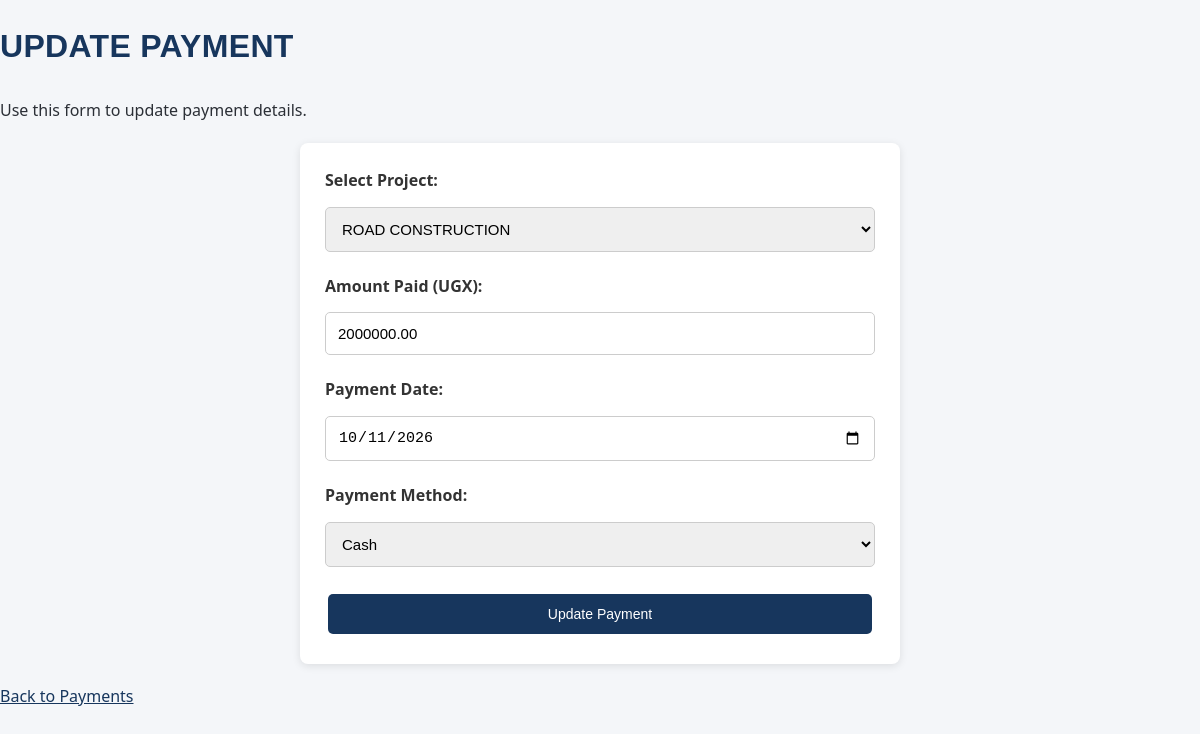
The app's page /payments/update/2/ with its own data.
### myapp/models.py (models this page shows, shortened)
class payments(models.Model):
    Project = models.ForeignKey(
        projects,
        on_delete=models.CASCADE
    )
    AmountPaid = models.DecimalField(max_digits=15, decimal_places=2)
    PaymentDate = models.DateField()
    PaymentMethod = models.CharField(max_length=50)

class projects(models.Model):
    ProjectName = models.CharField(max_length=150)
    Location = models.CharField(max_length=150)
    Budget = models.DecimalField(max_digits=15, decimal_places=2)
    Status = models.CharField(max_length=50)
    Client = models.ForeignKey(
        clients,
        on_delete=models.CASCADE
    )

### myapp/views.py (the view, shortened to what this page needs)
# urls.py: path('payments/update/<int:id>/', views.update_payment, name='update_payment'),
def update_payment(request, id):
    payment = get_object_or_404(payments, id=id)
    all_projects = projects.objects.all()
    return render(request, 'update_payments.html', {
        'payment': payment,
        'projects': all_projects
    })

### myapp/templates/update_payments.html (shortened to what this page needs)
<!DOCTYPE html>
<html lang="en">
<head>
    {% load static %}
    <link rel="stylesheet" href="{% static 'style.css' %}">
</head>
<body>
    <h1>UPDATE PAYMENT</h1>
    <p>Use this form to update payment details.</p>
    <form method="POST">
        <label for="project">Select Project:</label>
        <select id="project" name="Project" required>
            {% for project in projects %}
                <option value="{{ project.id }}"
                    {% if payment.Project_id == project.id %}selected{% endif %}>
                    {{ project.ProjectName }}
                </option>
            {% endfor %}
        </select>
        <label for="amount">Amount Paid (UGX):</label>
        <input type="number" id="amount" name="AmountPaid"
               value="{{ payment.AmountPaid }}"
               min="0" step="0.01" required>
        <label for="date">Payment Date:</label>
        <input type="date" id="date" name="PaymentDate"
               value="{{ payment.PaymentDate|date:'Y-m-d' }}" required>
        <label for="method">Payment Method:</label>
        <select id="method" name="PaymentMethod" required>
            <option value="Cash" {% if payment.PaymentMethod == "Cash" %}selected{% endif %}>Cash</option>
        </select>
        <button type="submit">Update Payment</button>
    </form>
    <p>
        <a href="{% url 'payments' %}">Back to Payments</a>
    </p>
</body>
</html>

### myapp/static/style.css (style rules this page uses)
:root { --navy: #17365d; --navy-dark: #0f2542; --blue: #245a91; --safety: #f4c542; --paper: #f4f6f9; --ink: #2b2f36; --font-body: "Barlow", "Segoe UI", Arial, sans-serif; --font-display: "Barlow Condensed", "Arial Narrow", Arial, sans-serif; }
* { box-sizing: border-box; }
body { font-family: var(--font-body); background-color: var(--paper); color: var(--ink); margin: 0; padding: 0; line-height: 1.6; }
h1, h2 { font-family: var(--font-display); color: var(--navy); letter-spacing: 0.01em; }
h1 { margin-bottom: 25px; }
p { font-size: 16px; }
a { color: var(--navy); }
form { background-color: white; max-width: 600px; margin: 20px auto; padding: 25px; border-radius: 8px; box-shadow: 0 2px 8px rgba(0, 0, 0, 0.1); display: flex; flex-direction: column; gap: 10px; }
form label { display: block; font-weight: bold; color: #333; margin-bottom: 3px; }
form input[type="text"], form input[type="email"], form input[type="number"], form input[type="date"], form input[type="password"], form input[type="tel"], form select, form textarea { width: 100%; padding: 12px; border: 1px solid #ccc; border-radius: 5px; font-size: 15px; margin-bottom: 12px; }
form input::placeholder, form textarea::placeholder { color: #999; }
button, input[type="submit"], input[type="reset"] { background-color: var(--navy); color: white; padding: 12px 18px; border: none; border-radius: 5px; cursor: pointer; font-size: 14px; margin: 5px 3px; }

### records on screen
payments: Project "ROAD CONSTRUCTION", AmountPaid "2000000.00", PaymentDate "10/11/2026", PaymentMethod "Cash"
